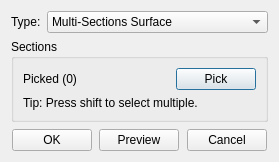
<?xml version="1.0" encoding="UTF-8"?>
<ui version="4.0">
 <class>SurfaceMultiSectionInfoDialog</class>
 <widget class="QDialog" name="SurfaceMultiSectionInfoDialog">
  <property name="geometry">
   <rect>
    <x>0</x>
    <y>0</y>
    <width>279</width>
    <height>162</height>
   </rect>
  </property>
  <property name="windowTitle">
   <string>Multi-Sections Surface</string>
  </property>
  <layout class="QGridLayout" name="gridLayout_4">
   <item row="0" column="0">
    <widget class="QWidget" name="widget_2" native="true">
     <property name="sizePolicy">
      <sizepolicy hsizetype="Preferred" vsizetype="Fixed">
       <horstretch>0</horstretch>
       <verstretch>0</verstretch>
      </sizepolicy>
     </property>
     <layout class="QGridLayout" name="gridLayout_2">
      <property name="leftMargin">
       <number>0</number>
      </property>
      <property name="topMargin">
       <number>0</number>
      </property>
      <property name="rightMargin">
       <number>0</number>
      </property>
      <property name="bottomMargin">
       <number>0</number>
      </property>
      <item row="0" column="0">
       <widget class="QLabel" name="label">
        <property name="sizePolicy">
         <sizepolicy hsizetype="Fixed" vsizetype="Preferred">
          <horstretch>0</horstretch>
          <verstretch>0</verstretch>
         </sizepolicy>
        </property>
        <property name="text">
         <string>Type:</string>
        </property>
       </widget>
      </item>
      <item row="0" column="1">
       <widget class="QComboBox" name="comb_type">
        <item>
         <property name="text">
          <string>Multi-Sections Surface</string>
         </property>
        </item>
       </widget>
      </item>
     </layout>
    </widget>
   </item>
   <item row="1" column="0">
    <widget class="QStackedWidget" name="stackedWidget">
     <widget class="QWidget" name="page">
      <layout class="QGridLayout" name="gridLayout">
       <property name="leftMargin">
        <number>0</number>
       </property>
       <property name="topMargin">
        <number>0</number>
       </property>
       <property name="rightMargin">
        <number>0</number>
       </property>
       <property name="bottomMargin">
        <number>0</number>
       </property>
       <item row="0" column="0">
        <widget class="QGroupBox" name="groupBox">
         <property name="sizePolicy">
          <sizepolicy hsizetype="Preferred" vsizetype="Fixed">
           <horstretch>0</horstretch>
           <verstretch>0</verstretch>
          </sizepolicy>
         </property>
         <property name="title">
          <string>Sections</string>
         </property>
         <layout class="QGridLayout" name="gridLayout_5">
          <item row="0" column="3">
           <widget class="QPushButton" name="pb_selectsource">
            <property name="sizePolicy">
             <sizepolicy hsizetype="Fixed" vsizetype="Fixed">
              <horstretch>0</horstretch>
              <verstretch>0</verstretch>
             </sizepolicy>
            </property>
            <property name="text">
             <string>Pick</string>
            </property>
           </widget>
          </item>
          <item row="0" column="1">
           <widget class="QLabel" name="lb_source">
            <property name="text">
             <string>Picked (0)</string>
            </property>
           </widget>
          </item>
          <item row="1" column="1" colspan="3">
           <widget class="QLabel" name="label_2">
            <property name="text">
             <string>Tip: Press shift to select multiple.</string>
            </property>
           </widget>
          </item>
         </layout>
        </widget>
       </item>
       <item row="2" column="0">
        <spacer name="verticalSpacer">
         <property name="orientation">
          <enum>Qt::Vertical</enum>
         </property>
         <property name="sizeHint" stdset="0">
          <size>
           <width>20</width>
           <height>40</height>
          </size>
         </property>
        </spacer>
       </item>
      </layout>
     </widget>
    </widget>
   </item>
   <item row="2" column="0">
    <widget class="QWidget" name="widget" native="true">
     <property name="sizePolicy">
      <sizepolicy hsizetype="Preferred" vsizetype="Fixed">
       <horstretch>0</horstretch>
       <verstretch>0</verstretch>
      </sizepolicy>
     </property>
     <layout class="QGridLayout" name="gridLayout_3">
      <property name="leftMargin">
       <number>0</number>
      </property>
      <property name="topMargin">
       <number>0</number>
      </property>
      <property name="rightMargin">
       <number>0</number>
      </property>
      <property name="bottomMargin">
       <number>0</number>
      </property>
      <item row="0" column="4">
       <spacer name="horizontalSpacer_3">
        <property name="orientation">
         <enum>Qt::Horizontal</enum>
        </property>
        <property name="sizeHint" stdset="0">
         <size>
          <width>40</width>
          <height>20</height>
         </size>
        </property>
       </spacer>
      </item>
      <item row="0" column="1">
       <widget class="QPushButton" name="pb_ok">
        <property name="text">
         <string>OK</string>
        </property>
       </widget>
      </item>
      <item row="0" column="3">
       <widget class="QPushButton" name="pb_preview">
        <property name="text">
         <string>Preview</string>
        </property>
       </widget>
      </item>
      <item row="0" column="5">
       <widget class="QPushButton" name="pb_cancel">
        <property name="text">
         <string>Cancel</string>
        </property>
       </widget>
      </item>
      <item row="0" column="2">
       <spacer name="horizontalSpacer_2">
        <property name="orientation">
         <enum>Qt::Horizontal</enum>
        </property>
        <property name="sizeHint" stdset="0">
         <size>
          <width>40</width>
          <height>20</height>
         </size>
        </property>
       </spacer>
      </item>
      <item row="0" column="0">
       <spacer name="horizontalSpacer">
        <property name="orientation">
         <enum>Qt::Horizontal</enum>
        </property>
        <property name="sizeHint" stdset="0">
         <size>
          <width>40</width>
          <height>20</height>
         </size>
        </property>
       </spacer>
      </item>
      <item row="0" column="6">
       <spacer name="horizontalSpacer_4">
        <property name="orientation">
         <enum>Qt::Horizontal</enum>
        </property>
        <property name="sizeHint" stdset="0">
         <size>
          <width>40</width>
          <height>20</height>
         </size>
        </property>
       </spacer>
      </item>
     </layout>
    </widget>
   </item>
  </layout>
 </widget>
 <resources/>
 <connections/>
</ui>
